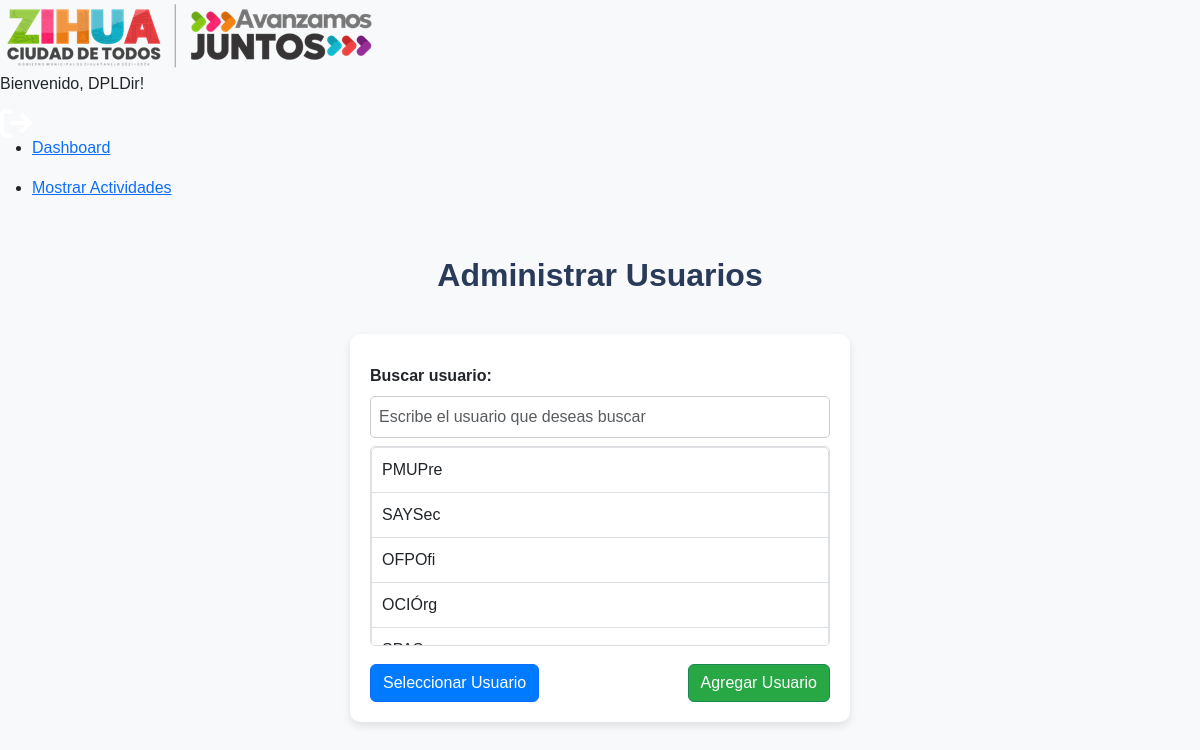
Screenshot of /sesiones_conexiones/actualizar_usr.php (signed in) with the database file from the repository.
### tables this page shows
CREATE TABLE `usuarios` (
  `id` int(155) NOT NULL,
  `usr` varchar(50) DEFAULT NULL,
  `clave` varchar(255) DEFAULT NULL,
  `correo` varchar(80) DEFAULT NULL,
  `rol` enum('admin','usuario') NOT NULL DEFAULT 'usuario',
  `clave_area` varchar(255) DEFAULT NULL
);

### sesiones_conexiones/actualizar_usr.php (the view, shortened to what this page needs)
<?php
include '../database/conexion.php';
$query = "SELECT id, usr FROM usuarios";
$stmt = $conn->prepare($query);
$stmt->execute();
$stmt->bind_result($id, $usr);
$stmt->store_result();
$usuarios = [];
while ($stmt->fetch()) {
    $usuarios[] = ['id' => $id, 'usr' => $usr];
}
?>
<!DOCTYPE html>
<html lang="es">
<head>
    <link rel="stylesheet" href="https://cdnjs.cloudflare.com/ajax/libs/font-awesome/6.0.0-beta3/css/all.min.css">
    <link href="https://cdn.jsdelivr.net/npm/bootstrap@5.3.3/dist/css/bootstrap.min.css" rel="stylesheet">
    <link rel="stylesheet" href="../css/actualizar_usr.css">
</head>
<body>
    <div class="header">
        <div class="logo"><img src="../img/zihua.png" alt="Logo"></div>
        <div class="user-options">
            <p>Bienvenido, <?= $_SESSION['usuario']; ?>!</p>
            <a href="../sesiones_conexiones/destruir_sesion.php" class="logout-icon">
                <i class="fa-sharp fa-solid fa-arrow-right-from-bracket fa-2xl" style="color: #ffffff;"></i>
            </a>
        </div>
    </div>
    <div class="sidebar">
        <nav>
            <ul><li><a href="../plataforma/dashboard.php">Dashboard</a></li></ul>
            <ul><li><a href="../formularios/pre_a.php">Mostrar Actividades</a></li></ul>
        </nav>
    </div>
    <div class="main-content">
        <h2 class="header-text">Administrar Usuarios</h2>
        <form method="POST" action="actualizar_usr.php" style="display: inline-block; width: 100%;">
            <label for="buscar_usuario">Buscar usuario:</label>
            <input type="text" id="buscar_usuario" oninput="filtrarUsuarios()" placeholder="Escribe el usuario que deseas buscar" class="form-control mb-2">
            <ul id="resultados" class="list-group mb-2" style="max-height: 200px; overflow-y: auto;">
                <?php foreach ($usuarios as $usuario): ?>
                    <li class="list-group-item resultado-item" onclick="seleccionarUsuario('<?= $usuario['usr']; ?>')">
                        <?= $usuario['usr']; ?>
                    </li>
                <?php endforeach; ?>
            </ul>
            <div class="d-flex justify-content-between">
                <button type="submit" class="btn btn-primary">Seleccionar Usuario</button>
                <button type="button" class="btn btn-success" onclick="toggleAddUserForm()">Agregar Usuario</button>
            </div>
        </form>
    </div>
</body>
</html>

### css/actualizar_usr.css (style rules this page uses)
body { margin: 0; font-family: Arial, sans-serif; background-color: #f8f9fa; }
.main-content { margin: 0 auto; padding: 40px 20px; width: 90%; max-width: 800px; text-align: center; }
h2, h3 { color: #2A3B5A; font-weight: bold; margin-bottom: 20px; }
form { background: #ffffff; padding: 20px; border-radius: 10px; box-shadow: 0 4px 8px rgba(0, 0, 0, 0.1); margin: 20px auto; text-align: left; width: 100%; max-width: 500px; }
label { font-weight: bold; margin-top: 10px; display: block; }
input[type="text"], input[type="password"], input[type="email"], select { width: 100%; padding: 8px; margin: 8px 0 16px; border: 1px solid #ccc; border-radius: 5px; }
button { margin-top: 10px; padding: 10px 20px; border: none; border-radius: 5px; color: #fff; cursor: pointer; }
button.btn-primary { background-color: #007bff; }
button.btn-success { background-color: #28a745; }
#resultados { border: 1px solid #ddd; border-radius: 5px; padding: 0; list-style: none; margin: 0; }
.resultado-item { padding: 10px; cursor: pointer; }

### rows the page displays
usuarios: usr "PMUPre"
usuarios: usr "SAYSec"
usuarios: usr "OFPOfi"
usuarios: usr "OCIÓrg"

### other values shown
$_SESSION['usuario'] "DPLDir"
